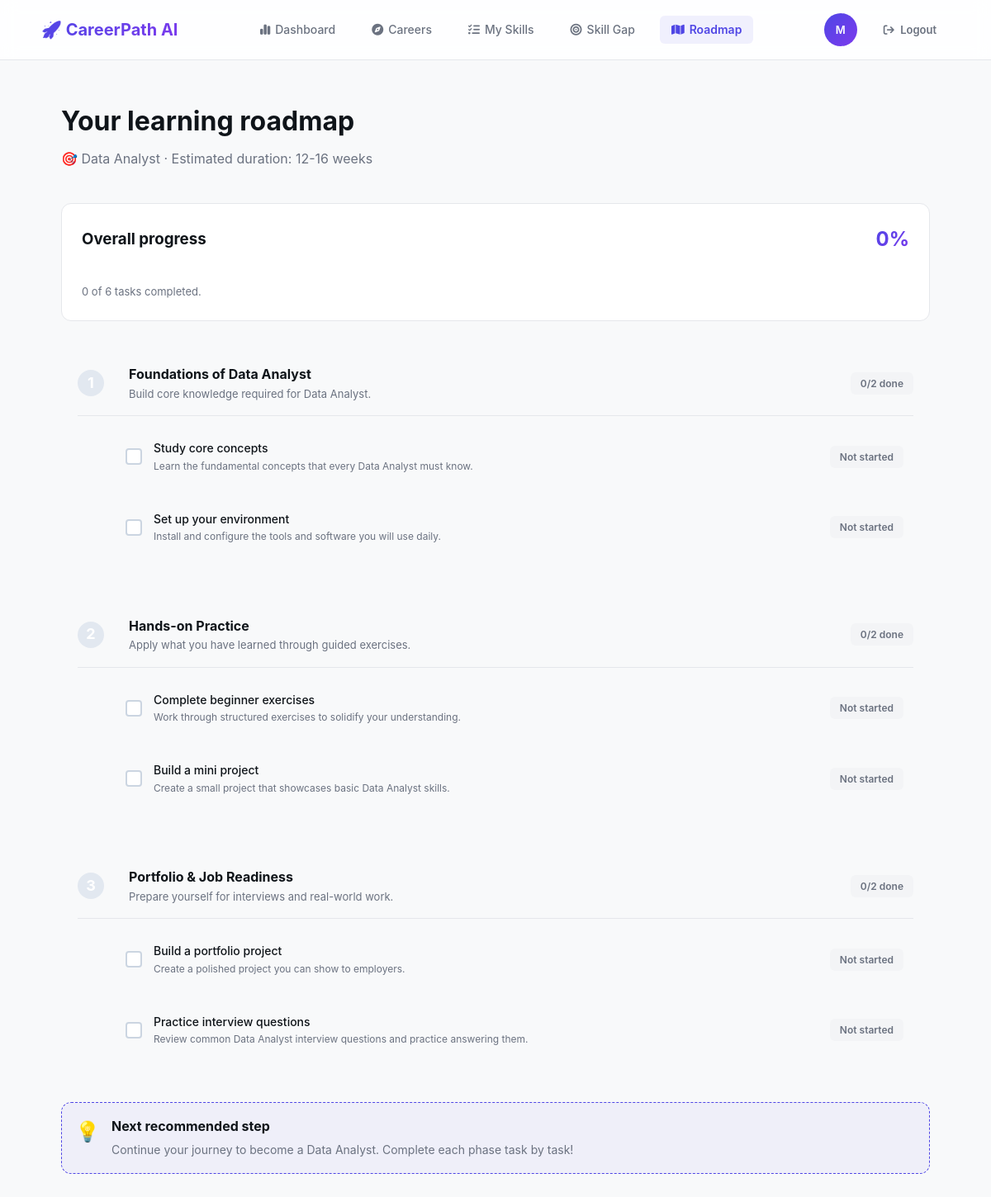
Page /roadmap/ (signed in) on the committed database.
### accounts/models.py (models this page shows, shortened)
class User(AbstractUser):
    full_name = models.CharField(max_length=150, blank=True, null=True, verbose_name="Full Name")
    email = models.EmailField(unique=True, verbose_name="Email Address")

### careers/models.py (models this page shows, shortened)
class Career(models.Model):
    title           = models.CharField(max_length=150, unique=True)
    description     = models.TextField()
    required_skills = models.ManyToManyField(Skill, through='CareerSkill', related_name='careers')
    estimated_time  = models.CharField(max_length=50, default='6 Months')

### roadmap/views.py (the view)
# urls.py: path('', views.roadmap, name='home'),
@login_required
def roadmap(request):
    user = request.user
    try:
        user_roadmap = UserRoadmap.objects.select_related('career').get(user=user)
    except UserRoadmap.DoesNotExist:
        context = {
            'career':          None,
            'overall':         0,
            'completed_tasks': 0,
            'total_tasks':     0,
            'phases_data':     [],
            'next_step':       "Choose a career goal to generate your personalised roadmap!",
        }
        return render(request, 'roadmap/roadmap.html', context)
    try:
        ai_roadmap = json.loads(user_roadmap.roadmap_json)
    except (json.JSONDecodeError, TypeError):
        ai_roadmap = {'phases': []}
    progress_map = {
        p.task_ref: p.status
        for p in UserTaskProgress.objects.filter(user=user)
    }
    phases_data = []
    for phase in ai_roadmap.get('phases', []):
        tasks = phase.get('tasks', [])
        total = len(tasks)
        phase_title_slug = phase.get('title', 'phase').lower().replace(' ', '-')
        formatted_tasks = []
        for idx, t in enumerate(tasks):
            task_ref = t.get('ref') or f"{phase_title_slug}-{idx + 1}"
            formatted_tasks.append({
                'task': {
                    'task_ref':    task_ref,
                    'title':       t.get('title', f'Task {idx + 1}'),
                    'description': t.get('description', ''),
                },
                'status': progress_map.get(task_ref, 'not_started'),
            })
        completed = sum(1 for t in formatted_tasks if t['status'] == 'completed')
        pct = int((completed / total) * 100) if total > 0 else 0
        phases_data.append({
            'phase': {
                'phase_number': len(phases_data) + 1,
                'title':        phase.get('title', ''),
                'description':  phase.get('description', ''),
            },
            'tasks':     formatted_tasks,
            'completed': completed,
            'total':     total,
            'pct':       pct,
        })
    all_tasks = sum(p['total'] for p in phases_data)
    all_done  = sum(p['completed'] for p in phases_data)
    overall   = int((all_done / all_tasks) * 100) if all_tasks > 0 else 0
    career = user_roadmap.career
    context = {
        'career':          career,
        'overall':         overall,
        'completed_tasks': all_done,
        'total_tasks':     all_tasks,
        'phases_data':     phases_data,
        'next_step':       (
            f"Continue your journey to become a {career.title}. "
            "Complete each phase task by task!"
        ),
    }
    return render(request, 'roadmap/roadmap.html', context)

### roadmap/templates/roadmap/roadmap.html (shortened to what this page needs)
{% extends 'dashboard/base.html' %}
{% block content %}
<div class="container">
  {% if not career %}
    <div class="card text-center" style="margin-top: 40px; padding: 48px;">
      <div style="font-size:48px; margin-bottom:16px;">🗺️</div>
      <h3>No roadmap generated yet</h3>
      <p style="color: var(--text-muted);">Please select a target career and complete the skill analysis first.</p>
    </div>
  {% else %}
    <div class="page-header">
      <h1 class="page-title">Your learning roadmap</h1>
      <p class="page-subtitle">🎯 {{ career.title }} · Estimated duration: {{ career.estimated_time|default:"Flexible" }}</p>
    </div>
    <div class="card" style="margin-bottom:32px;">
      <div class="flex-between">
        <h3>Overall progress</h3>
        <span style="font-size:24px; font-weight:700;" class="gradient-text">{{ overall }}%</span>
      </div>
      <div class="progress-bar" style="background: var(--border-color); border-radius: 8px; height: 10px; margin: 12px 0; overflow: hidden;">
      </div>
      <p style="font-size:13px; color:var(--text-muted);">
        {{ completed_tasks }} of {{ total_tasks }} tasks completed.
      </p>
    </div>
    {% for pd in phases_data %}
      <div class="phase" style="margin-bottom: 24px; background: var(--bg-card); padding: 20px; border-radius: 12px; border: 1px solid var(--border-color);">
        <div class="phase-header" style="display: flex; justify-content: space-between; align-items: center; margin-bottom: 16px;">
          <div style="display:flex; align-items:center; gap: 14px;">
            <div class="phase-number {% if pd.completed == pd.total and pd.total > 0 %}done{% endif %}"
                 style="width: 32px; height: 32px; border-radius: 50%; background: #E2E8F0; display: flex; align-items: center; justify-content: center; font-weight: bold;">
              {% if pd.completed == pd.total and pd.total > 0 %}✓{% else %}{{ pd.phase.phase_number }}{% endif %}
            </div>
            <div class="phase-title-wrap">
              <div class="phase-title" style="font-weight: 700; font-size: 16px;">{{ pd.phase.title }}</div>
              <div class="phase-desc" style="font-size: 13px; color: var(--text-muted);">{{ pd.phase.description }}</div>
            </div>
          </div>
          <span class="badge {% if pd.completed == pd.total and pd.total > 0 %}badge-success{% else %}badge-muted{% endif %}">
            {{ pd.completed }}/{{ pd.total }} done
          </span>
        </div>
        <div class="tasks" style="display: flex; flex-direction: column; gap: 10px; padding-left: 46px;">
          {% for td in pd.tasks %}
            <div class="task" style="display: flex; align-items: center; gap: 14px; background: var(--bg-site); padding: 12px; border-radius: 8px; border: 1px solid var(--border-color);">
              <div class="task-check {{ td.status }}"
                   data-task-ref="{{ td.task.task_ref }}"
                   data-status="{{ td.status }}"
                   onclick="cycleStatus(this)"
                   style="cursor: pointer; width: 20px; height: 20px; border: 2px solid #cbd5e1; border-radius: 4px; display: flex; align-items: center; justify-content: center; font-size: 12px; font-weight: bold;">
              </div>
              <div class="task-content" style="flex: 1;">
                <div class="task-title" style="font-weight: 500; {% if td.status == 'completed' %}text-decoration: line-through; color: var(--text-muted);{% endif %}">{{ td.task.title }}</div>
                {% if td.task.description %}
                  <div class="task-desc" style="font-size: 12px; color: var(--text-muted);">{{ td.task.description }}</div>
                {% endif %}
              </div>
              <span class="badge task-badge {% if td.status == 'completed' %}badge-success{% elif td.status == 'in_progress' %}badge-warning{% else %}badge-muted{% endif %}">
                {% if td.status == 'completed' %}Completed{% elif td.status == 'in_progress' %}In progress{% else %}Not started{% endif %}
              </div>
          {% endfor %}
        </div>
      </div>
    {% empty %}
      <div class="card">
        <p>No roadmap defined for this career yet.</p>
      </div>
    {% endfor %}
    <div class="ai-box mt-2" style="background: rgba(79, 70, 229, 0.05); border: 1px dashed #4F46E5; padding: 16px; border-radius: 12px; display: flex; gap: 14px; align-items: flex-start;">
      <div class="ai-icon" style="font-size: 24px;">💡</div>
      <div>
        <h3 style="margin: 0 0 4px 0; font-size: 16px;">Next recommended step</h3>
        <p style="margin: 0; color: var(--text-muted); font-size: 14px;">{{ next_step }}</p>
      </div>
    </div>
  {% endif %}
</div>
{% endblock %}

### dashboard/templates/dashboard/base.html (shortened to what this page needs)
{% load static %}
<!DOCTYPE html>
<html lang="en">
<head>
  <link rel="stylesheet" href="https://cdnjs.cloudflare.com/ajax/libs/font-awesome/6.4.0/css/all.min.css">
  <link rel="stylesheet" href="{% static 'css/style.css' %}">
</head>
<body>
  {% if user.is_authenticated %}
  <nav class="navbar">
    <div class="flex-between" style="width: 100%; max-width: 1100px; margin: 0 auto; display: flex; justify-content: space-between; align-items: center; position: relative;">
      <a href="/dashboard/" class="logo">🚀 CareerPath AI</a>
      <div class="nav-links" id="navLinks">
        <a href="/dashboard/" class="{% if request.path == '/dashboard/' or request.path == '/dashboard' %}active{% endif %}">
          <i class="fa-solid fa-chart-simple" style="margin-right: 6px;"></i> Dashboard
        </a>
        <a href="/careers/" class="{% if 'careers' in request.path %}active{% endif %}">
          <i class="fa-solid fa-compass" style="margin-right: 6px;"></i> Careers
        </a>
        <a href="{% url 'skills:manage_skills' %}" class="{% if 'skills' in request.path %}active{% endif %}">
          <i class="fa-solid fa-list-check" style="margin-right: 6px;"></i> My Skills
        </a>
        <a href="/analysis/" class="{% if 'analysis' in request.path %}active{% endif %}">
          <i class="fa-solid fa-bullseye" style="margin-right: 6px;"></i> Skill Gap
        </a>
        <a href="/roadmap/" class="{% if 'roadmap' in request.path %}active{% endif %}">
          <i class="fa-solid fa-map" style="margin-right: 6px;"></i> Roadmap
        </a>
      </div>
      <div class="nav-user" style="display: flex; align-items: center; gap: 16px;">
        <a href="/dashboard/profile/" class="avatar" title="View Profile">
          {{ user.username|slice:":1"|upper }}
        </a>
        <a href="/accounts/logout/" class="btn-ghost d-none-mobile" style="font-size: 13px; font-weight: 600;">
          <i class="fa-solid fa-arrow-right-from-bracket" style="margin-right: 4px;"></i> Logout
        </a>
      </div>
    </div>
  </nav>
  {% endif %}
  <main>
    {% block content %}{% endblock %}
  </main>
</body>
</html>

### rows in the picture
User: username "M"
Career: title "Data Analyst", estimated_time "12-16 weeks"

### other values in the picture
{{ overall }} "0"
{{ completed_tasks }} "0"
{{ total_tasks }} "6"
{{ pd.phase.phase_number }} "1" "2" "3"
{{ pd.phase.title }} "Foundations of Data Analyst" "Hands-on Practice" "Portfolio & Job Readiness"
{{ pd.phase.description }} "Build core knowledge required for Data Analyst." "Apply what you have learned through guided exercises." "Prepare yourself for interviews and real-world work."
{{ pd.completed }} "0" "0" "0"
{{ pd.total }} "2" "2" "2"
{{ td.task.title }} "Study core concepts" "Set up your environment" "Complete beginner exercises" "Build a mini project" "Build a portfolio project" "Practice interview questions"
{{ td.task.description }} "Learn the fundamental concepts that every Data Analyst must know." "Install and configure the tools and software you will use daily." "Work through structured exercises to solidify your understanding." "Create a small project that showcases basic Data Analyst skills." "Create a polished project you can show to employers." "Review common Data Analyst interview questions and practice answering them."
{{ next_step }} "Continue your journey to become a Data Analyst. Complete each phase task by task!"
